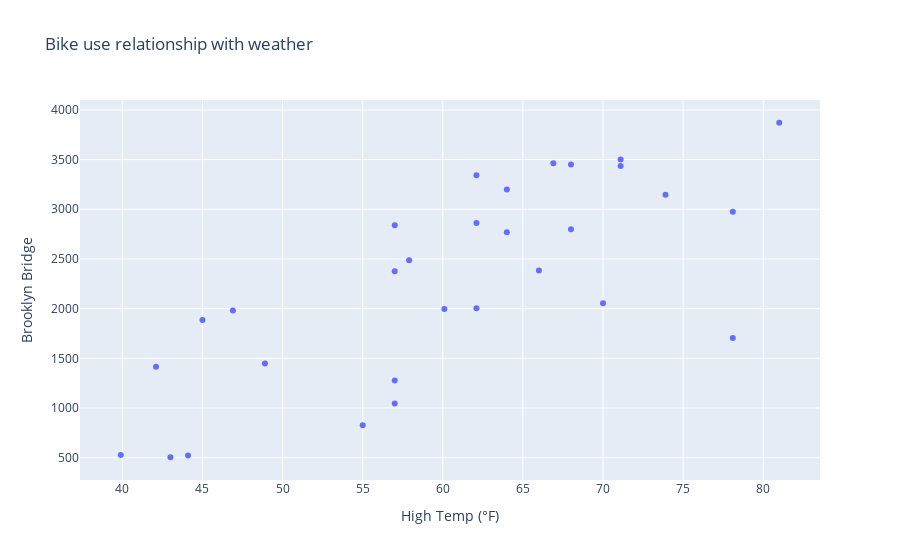

Notebook code cell kept with this figure:
### Code cell
#hypothesis test for the the amount of bikes crossing on the day the temperature is high
visual_comparison = plt.scatter(bikecounts_df, x = "High Temp (°F)",y = "Brooklyn Bridge", title = "Bike use relationship with weather")
visual_comparison

### Figure 1 — Plotly figure (JSON) as saved in the notebook; plotly's stock layout.template omitted (floating-point values rounded to 4 significant figures)
{"data": [{"hovertemplate": "High Temp (°F)=%{x}<br>Brooklyn Bridge=%{y}<extra></extra>", "legendgroup": "", "marker": {"color": "#636efa", "symbol": "circle"}, "mode": "markers", "name": "", "orientation": "v", "showlegend": false, "type": "scatter", "x": [78.1, 55, 39.9, 44.1, 42.1, 45, 57, 46.9, 43, 48.9, 62.1, 57, 57, 62.1, 64, 66, 73.9, 81, 71.1, 68, 71.1, 78.1, 70, 68, 66.9, 60.1, 62.1, 57.9, 57, 64], "xaxis": "x", "y": [1704, 827, 526, 521, 1416, 1885, 1276, 1982, 504, 1447, 2005, 1045, 2840, 2861, 2770, 2384, 3147, 3871, 3501, 3450, 3436, 2975, 2055, 2798, 3463, 1997, 3343, 2486, 2375, 3199], "yaxis": "y"}], "layout": {"legend": {"tracegroupgap": 0}, "title": {"text": "Bike use relationship with weather"}, "xaxis": {"anchor": "y", "domain": [0, 1], "title": {"text": "High Temp (°F)"}}, "yaxis": {"anchor": "x", "domain": [0, 1], "title": {"text": "Brooklyn Bridge"}}}}
